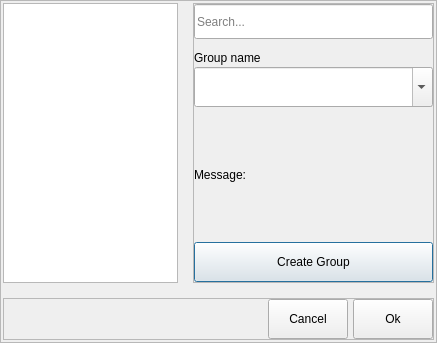
<?xml version="1.0" encoding="UTF-8"?>
<ui version="4.0">
 <class>GroupDialog</class>
 <widget class="QDialog" name="GroupDialog">
  <property name="windowModality">
   <enum>Qt::WindowModal</enum>
  </property>
  <property name="geometry">
   <rect>
    <x>0</x>
    <y>0</y>
    <width>437</width>
    <height>343</height>
   </rect>
  </property>
  <property name="windowTitle">
   <string>Dialog</string>
  </property>
  <layout class="QVBoxLayout" name="verticalLayout">
   <property name="spacing">
    <number>0</number>
   </property>
   <property name="leftMargin">
    <number>0</number>
   </property>
   <property name="topMargin">
    <number>0</number>
   </property>
   <property name="rightMargin">
    <number>0</number>
   </property>
   <property name="bottomMargin">
    <number>0</number>
   </property>
   <item>
    <widget class="QFrame" name="bgApp">
     <property name="frameShape">
      <enum>QFrame::StyledPanel</enum>
     </property>
     <property name="frameShadow">
      <enum>QFrame::Raised</enum>
     </property>
     <layout class="QVBoxLayout" name="verticalLayout_2">
      <property name="spacing">
       <number>15</number>
      </property>
      <property name="leftMargin">
       <number>2</number>
      </property>
      <property name="topMargin">
       <number>2</number>
      </property>
      <property name="rightMargin">
       <number>2</number>
      </property>
      <property name="bottomMargin">
       <number>2</number>
      </property>
      <item>
       <layout class="QHBoxLayout" name="horizontalLayout">
        <item>
         <widget class="QListWidget" name="listWidget">
          <property name="minimumSize">
           <size>
            <width>175</width>
            <height>0</height>
           </size>
          </property>
          <property name="maximumSize">
           <size>
            <width>175</width>
            <height>16777215</height>
           </size>
          </property>
          <property name="font">
           <font>
            <pointsize>10</pointsize>
           </font>
          </property>
          <property name="selectionMode">
           <enum>QAbstractItemView::MultiSelection</enum>
          </property>
         </widget>
        </item>
        <item>
         <widget class="QFrame" name="frame">
          <property name="frameShape">
           <enum>QFrame::StyledPanel</enum>
          </property>
          <property name="frameShadow">
           <enum>QFrame::Raised</enum>
          </property>
          <layout class="QVBoxLayout" name="verticalLayout_4">
           <property name="spacing">
            <number>2</number>
           </property>
           <property name="leftMargin">
            <number>0</number>
           </property>
           <property name="topMargin">
            <number>0</number>
           </property>
           <property name="rightMargin">
            <number>0</number>
           </property>
           <property name="bottomMargin">
            <number>0</number>
           </property>
           <item>
            <widget class="QLineEdit" name="lineEdit_search">
             <property name="minimumSize">
              <size>
               <width>0</width>
               <height>35</height>
              </size>
             </property>
             <property name="placeholderText">
              <string>Search...</string>
             </property>
            </widget>
           </item>
           <item>
            <spacer name="verticalSpacer_2">
             <property name="orientation">
              <enum>Qt::Vertical</enum>
             </property>
             <property name="sizeType">
              <enum>QSizePolicy::Fixed</enum>
             </property>
             <property name="sizeHint" stdset="0">
              <size>
               <width>20</width>
               <height>10</height>
              </size>
             </property>
            </spacer>
           </item>
           <item>
            <layout class="QVBoxLayout" name="verticalLayout_3">
             <item>
              <widget class="QLabel" name="label">
               <property name="text">
                <string>Group name</string>
               </property>
              </widget>
             </item>
             <item>
              <widget class="QComboBox" name="comboBox_name">
               <property name="minimumSize">
                <size>
                 <width>0</width>
                 <height>40</height>
                </size>
               </property>
               <property name="editable">
                <bool>true</bool>
               </property>
              </widget>
             </item>
            </layout>
           </item>
           <item>
            <spacer name="verticalSpacer">
             <property name="orientation">
              <enum>Qt::Vertical</enum>
             </property>
             <property name="sizeHint" stdset="0">
              <size>
               <width>20</width>
               <height>40</height>
              </size>
             </property>
            </spacer>
           </item>
           <item>
            <layout class="QHBoxLayout" name="horizontalLayout_3">
             <item>
              <widget class="QLabel" name="label_2">
               <property name="text">
                <string>Message:</string>
               </property>
              </widget>
             </item>
             <item>
              <widget class="QLabel" name="label_status">
               <property name="sizePolicy">
                <sizepolicy hsizetype="Expanding" vsizetype="Preferred">
                 <horstretch>0</horstretch>
                 <verstretch>0</verstretch>
                </sizepolicy>
               </property>
               <property name="text">
                <string/>
               </property>
              </widget>
             </item>
            </layout>
           </item>
           <item>
            <spacer name="verticalSpacer_3">
             <property name="orientation">
              <enum>Qt::Vertical</enum>
             </property>
             <property name="sizeHint" stdset="0">
              <size>
               <width>20</width>
               <height>40</height>
              </size>
             </property>
            </spacer>
           </item>
           <item>
            <widget class="QPushButton" name="btn_group">
             <property name="minimumSize">
              <size>
               <width>0</width>
               <height>40</height>
              </size>
             </property>
             <property name="maximumSize">
              <size>
               <width>16777215</width>
               <height>40</height>
              </size>
             </property>
             <property name="cursor">
              <cursorShape>PointingHandCursor</cursorShape>
             </property>
             <property name="text">
              <string>Create Group</string>
             </property>
            </widget>
           </item>
          </layout>
         </widget>
        </item>
       </layout>
      </item>
      <item>
       <widget class="QFrame" name="frame_2">
        <property name="minimumSize">
         <size>
          <width>0</width>
          <height>0</height>
         </size>
        </property>
        <property name="frameShape">
         <enum>QFrame::StyledPanel</enum>
        </property>
        <property name="frameShadow">
         <enum>QFrame::Raised</enum>
        </property>
        <layout class="QHBoxLayout" name="horizontalLayout_2">
         <property name="spacing">
          <number>5</number>
         </property>
         <property name="leftMargin">
          <number>0</number>
         </property>
         <property name="topMargin">
          <number>0</number>
         </property>
         <property name="rightMargin">
          <number>0</number>
         </property>
         <property name="bottomMargin">
          <number>0</number>
         </property>
         <item>
          <spacer name="horizontalSpacer">
           <property name="orientation">
            <enum>Qt::Horizontal</enum>
           </property>
           <property name="sizeHint" stdset="0">
            <size>
             <width>40</width>
             <height>20</height>
            </size>
           </property>
          </spacer>
         </item>
         <item>
          <widget class="QPushButton" name="btn_cancel">
           <property name="minimumSize">
            <size>
             <width>50</width>
             <height>40</height>
            </size>
           </property>
           <property name="maximumSize">
            <size>
             <width>100</width>
             <height>16777215</height>
            </size>
           </property>
           <property name="cursor">
            <cursorShape>PointingHandCursor</cursorShape>
           </property>
           <property name="text">
            <string>Cancel</string>
           </property>
          </widget>
         </item>
         <item>
          <widget class="QPushButton" name="btn_ok">
           <property name="minimumSize">
            <size>
             <width>50</width>
             <height>40</height>
            </size>
           </property>
           <property name="maximumSize">
            <size>
             <width>100</width>
             <height>16777215</height>
            </size>
           </property>
           <property name="cursor">
            <cursorShape>PointingHandCursor</cursorShape>
           </property>
           <property name="text">
            <string>Ok</string>
           </property>
          </widget>
         </item>
        </layout>
       </widget>
      </item>
     </layout>
    </widget>
   </item>
  </layout>
 </widget>
 <resources/>
 <connections/>
</ui>
